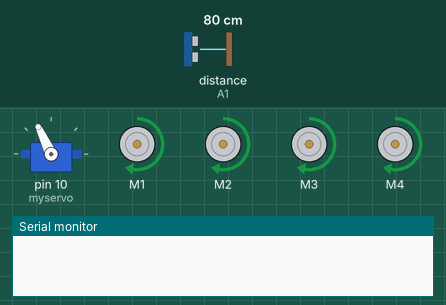
This sketch was run on a simulated Arduino Uno, built with avr-gcc and run on an emulated ATmega328P. Shown: servo, 4 × DC motor (green arrow = forward, orange = backward, longer = faster), the last lines printed to the serial monitor. The test bench sets the inputs (shaded band); at power-on: distance to the obstacle (sensor on A1) 80 cm. The echo pulse lasts 58.3 µs per cm.

Above: at 3.9 s.
4.0 s: distance to the obstacle (sensor on A1) set to 63 cm
5.5 s: distance to the obstacle (sensor on A1) set to 56 cm
At 7.6 s:
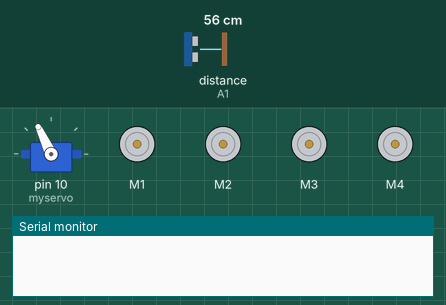
8.5 s: distance to the obstacle (sensor on A1) set to 60 cm
At 10.0 s:
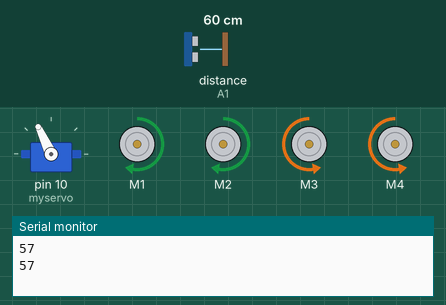
11.5 s: distance to the obstacle (sensor on A1) set to 2 cm
At 12.7 s:
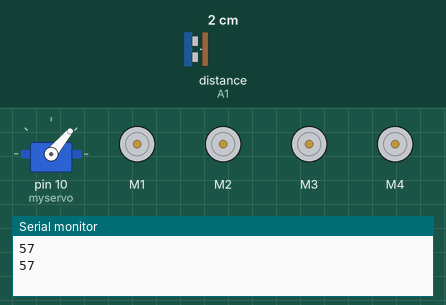
Timing chart, 0 to 15.5 s (numbered marks = the images above; inputs shaded):
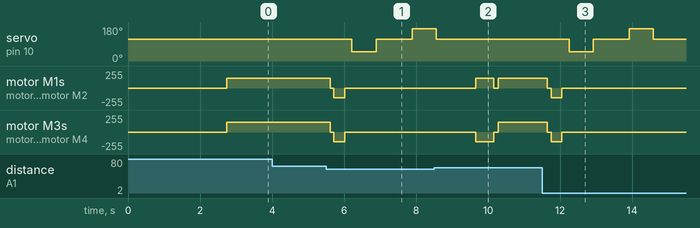

The sketch:

Obstable_avoiding_vihicle_4wd.ino.ino
```cpp
#include <AFMotor.h>
#include <NewPing.h>
#include <Servo.h>

//===================================================================================//
// 초음파 센서 설정
//===================================================================================//
#define TRIG_PIN            A0
#define ECHO_PIN            A1
#define MAX_DISTANCE        700 // 200-900

//===================================================================================//
// DC 모터 설정
//===================================================================================//
#define MAX_SPEED           150 // 150~190 sets speed of DC  motors
#define MAX_SPEED_OFFSET    20
#define MOTOR_STOP          0
#define MOTOR_RUN           MAX_SPEED

//===================================================================================//
// 초음파 센서 객체 생성
//===================================================================================//
NewPing sonar(TRIG_PIN, ECHO_PIN, MAX_DISTANCE);

//===================================================================================//
// DC 모터 객체 생성
//===================================================================================//
AF_DCMotor  motor1(1, MOTOR12_1KHZ);        // DC-모터 1번 객체 생성
AF_DCMotor  motor2(2, MOTOR12_1KHZ);        // DC-모터 2번 객체 생성
AF_DCMotor  motor3(3, MOTOR34_1KHZ);        // DC-모터 3번 객체 생성
AF_DCMotor  motor4(4, MOTOR34_1KHZ);        // DC-모터 4번 객체 생성

//===================================================================================//
// 서보 모터 객체 생성
//===================================================================================//
Servo       myservo;                        // 서보모터 객체 생성

//===================================================================================//
// 초기값 설정
//===================================================================================//
boolean     goesForward=false;              // 전진 비활성
int         distance = 100;                 // 초음파 센서 초기값
int         speedSet = 0;                   // 모터 스피드 초기값

//===================================================================================//
// 초기 설정 루틴 setup()
//===================================================================================//
void setup()
{
        Serial.begin(9600);

        //---------------------------------------------------------------------------//
        // 서보모터 초기화
        // 서보모터 제어핀 : 10번
        // 서보모터 센터각도 : 115
        //---------------------------------------------------------------------------//
        myservo.attach(10);                 // 서보모터 제어핀 아두이노 10번 핀
        myservo.write(115);                 // 서보모터 초기 센터각도 : 115도

        delay(2000);

        //---------------------------------------------------------------------------//
        // 초음파센서 거리 측정 4회 실시
        //---------------------------------------------------------------------------//
        distance = readPing();              // 초음파센서 거리 측정
        delay(100);
        distance = readPing();              // 초음파센서 거리 측정
        delay(100);
        distance = readPing();              // 초음파센서 거리 측정
        delay(100);
        distance = readPing();              // 초음파센서 거리 측정
        delay(100);
}

//===================================================================================//
// loop()
//===================================================================================//
void loop()
{
        int distanceR = 0;
        int distanceL = 0;
        delay(40);

        //---------------------------------------------------------------------------//
        // 초음파 센서 거리가 50보다 작으면
        //---------------------------------------------------------------------------//
        if(distance <= 60)
        {
                moveStop();                 // 차량 정지
                delay(100);
                moveBackward();             // 차량 후진
                delay(300);
                moveStop();                 // 차량 정지
                delay(200);
                distanceR = lookRight();    // 오른쪽 거리 측정
                delay(1000);
                distanceL = lookLeft();     // 왼쪽 거리 측정
                delay(1000);

                Serial.println(distanceR);
                Serial.println(distanceL);

                //-------------------------------------------------------------------//
                // 오른쪽 거리 >= 왼쪽 거리
                //-------------------------------------------------------------------//
                if(distanceR >= distanceL)
                {
                    turnRight();            // 오른쪽 회전
                    moveStop();             // 차량 정지
                }
                //-------------------------------------------------------------------//
                // 왼쪽 거리 >= 오른쪽 거리
                //-------------------------------------------------------------------//
                else
                {
                    turnLeft();             // 왼쪽 회전
                    moveStop();             // 차량 정지
            }
        }
        else
        {
                moveForward();              // 차량 전진
        }
        distance = readPing();              // 초음파 측정
}

//===================================================================================//
// 오른쪽 초음파 측정
//===================================================================================//
int lookRight()
{
        myservo.write(50);                  // 오른쪽 쳐다보기
        delay(500);
        int distance = readPing();          // 거리 측정
        delay(100);
        myservo.write(115);                 // 센터 쳐다보기
        return distance;                    // 오른쪽 거리값 반환
}

//===================================================================================//
// 왼쪽 초음파 측정
//===================================================================================//
int lookLeft()
{
        myservo.write(170);                 // 외쪽 쳐다보기
        delay(500);
        int distance = readPing();          // 거리 측정
        delay(100);
        myservo.write(115);                 // 센터 쳐다보기
        delay(100);
        return distance;                    // 거리값 반환
}

//===================================================================================//
// 거리를 Cm로 변환
//===================================================================================//
int readPing()
{
        delay(70);
        int cm = sonar.ping_cm();           // 초음파 센서 거리를 cm로 변환
        if(cm==0)                           // 변환 거리가 0 이면 250cm 로 간주
        {
                cm = 250;
        }
        return cm;
}

//===================================================================================//
// 모든 모터 정지
//===================================================================================//
void moveStop()
{
        motor1.run(RELEASE);                // DC 모터 1번 정지
        motor2.run(RELEASE);                // DC 모터 2번 정지
        motor3.run(RELEASE);                // DC 모터 3번 정지
        motor4.run(RELEASE);                // DC 모터 4번 정지
}

//===================================================================================//
// 모터 전진 함수
//===================================================================================//
void moveForward()
{
        if(!goesForward)
        {
                goesForward=true;
                motor1.run(FORWARD);
                motor2.run(FORWARD);
                motor3.run(FORWARD);
                motor4.run(FORWARD);

                for (speedSet = 0; speedSet < MAX_SPEED; speedSet +=2) // 갑작스런 전진 방지. 속도를 천천히 가속
                {
                        motor1.setSpeed(speedSet);
                        motor2.setSpeed(speedSet);
                        motor3.setSpeed(speedSet);
                        motor4.setSpeed(speedSet);
                }
        }
}

//===================================================================================//
// 모터 후진 함수
//===================================================================================//
void moveBackward()
{
        goesForward=false;
        motor1.run(BACKWARD);
        motor2.run(BACKWARD);
        motor3.run(BACKWARD);
        motor4.run(BACKWARD);
        for (speedSet = 0; speedSet < MAX_SPEED; speedSet +=2) // 갑작스런 후진 방지. 속도를 천천히 가속
        {
                motor1.setSpeed(speedSet);
                motor2.setSpeed(speedSet);
                motor3.setSpeed(speedSet);
                motor4.setSpeed(speedSet);
        }
}

//===================================================================================//
// 오른쪽 회전 함수
//===================================================================================//
void turnRight()
{
         motor1.run(FORWARD);
         motor2.run(FORWARD);
         motor3.run(BACKWARD);
         motor4.run(BACKWARD);
         delay(500);                // 500 mSec 동안 오른쪽 회전
         motor1.run(FORWARD);
         motor2.run(FORWARD);
         motor3.run(FORWARD);
         motor4.run(FORWARD);
}

//===================================================================================//
// 왼쪽 회전 함수
//===================================================================================//
void turnLeft()
{
         motor1.run(BACKWARD);
         motor2.run(BACKWARD);
         motor3.run(FORWARD);
         motor4.run(FORWARD);
         delay(500);                // 500 mSec 동안 왼쪽 회전
         motor1.run(FORWARD);
         motor2.run(FORWARD);
         motor3.run(FORWARD);
         motor4.run(FORWARD);
}
```

Measured:
- the behaviour switches between 60 and 59 cm on distance to the obstacle (sensor on A1) (found by bisection; images 0 and 1)
- after the input at 4.0 s, every drawn part: stays the same
- after the input at 5.5 s, servo on pin 10 (myservo): 115° → 50° after 0.72 s, → 115° 0.67 s later, → 170° 1.0 s later; motor M1–4: forward 148/255 → stopped after 0.11 s, → backward 148/255 0.10 s later, → stopped 0.30 s later
- after the input at 8.5 s, servo on pin 10 (myservo): goes on until 8.6 s, then stays 115°
- after the input at 11.5 s, servo on pin 10 (myservo): 115° → 50° after 0.75 s, → 115° 0.67 s later, → 170° 1.0 s later, → 115° 0.67 s later; motor M1–4: forward 148/255 → stopped after 0.15 s, → backward 148/255 0.10 s later, → stopped 0.30 s later
